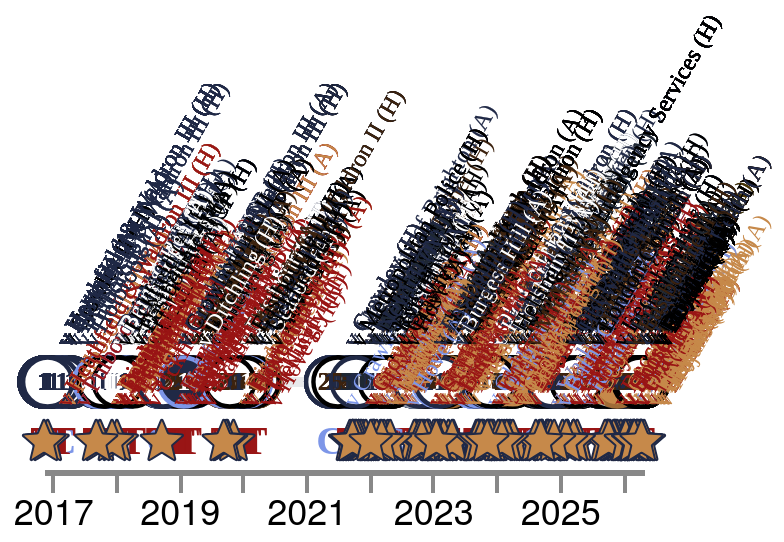

Here is the Vega-Lite specification saved for this chart:
### Vega-Lite specification from a JSON file in a GitHub repository (floating-point values rounded to 4 significant figures; data arrays with more than 128 entries replaced by an {"elided": "..."} marker saying what was removed)
{"config": {"axis": {"labelFont": "PT Sans Narrow, Helvetica Neue, Helvetica, Arial, sans-serif", "titleFont": "PT Sans Narrow, Helvetica Neue, Helvetica, Arial, sans-serif", "labelFontSize": 13, "titleFontSize": 24, "gridColor": "#202947", "gridOpacity": 0.2, "zindex": 1}, "text": {"font": "Lato, sans-serif"}, "bar": {"cornerRadiusEnd": 5}, "header": {"labelFont": "PT Sans Narrow, Helvetica Neue, Helvetica, Arial, sans-serif", "titleFont": "PT Sans Narrow, Helvetica Neue, Helvetica, Arial, sans-serif", "labelFontSize": 24, "titleFontSize": 28, "labelFontWeight": "bold", "orient": "left"}, "legend": {"labelFont": "PT Sans Narrow, Helvetica Neue, Helvetica, Arial, sans-serif", "titleFont": "PT Sans Narrow, Helvetica Neue, Helvetica, Arial, sans-serif", "labelFontSize": 14, "titleFontSize": 16, "titlePadding": 5, "fillColor": "white", "strokeColor": "black", "padding": 10, "titleFontWeight": "lighter", "titleFontStyle": "italic", "titleColor": "gray", "offset": 10}, "title": {"font": "PT Sans Narrow, Helvetica Neue, Helvetica, Arial, sans-serif", "fontSize": 48, "fontWeight": "bold", "anchor": "start", "align": "center", "titlePadding": 20, "subtitlePadding": 10, "subtitleFontSize": 13, "subtitleColor": "", "subtitleFontStyle": "italic", "offset": 15, "color": "black"}, "axisX": {"labelAngle": 0}, "facet": {"title": null, "header": null, "align": {"row": "each", "column": "each"}, "spacing": 10}, "resolve": {"scale": {"y": "independent", "facet": "independent"}}, "background": "transparent", "scale": {"offsetBandPaddingOuter": 0.2, "offsetBandPaddingInner": 0.1}, "view": {"stroke": null, "background": "transparent"}}, "layer": [{"mark": {"type": "line", "color": "#202946", "opacity": 0.1, "strokeWidth": 5}, "encoding": {"tooltip": [{"field": "player", "title": "Player", "type": "nominal"}, {"field": "event_label", "title": "Milestone", "type": "nominal"}, {"field": "event_date_label", "title": "Date", "type": "nominal"}, {"field": "detail", "title": "Match", "type": "nominal"}, {"field": "result_label", "title": "Result", "type": "nominal"}, {"field": "squad_label", "title": "Squad", "type": "nominal"}], "x": {"axis": {"domainWidth": 3, "format": "%Y", "grid": false, "labelAngle": 0, "labelFlush": false, "labelFontSize": 18, "tickCount": "year", "tickSize": 10, "tickWidth": 2, "title": null}, "field": "date", "type": "temporal"}, "y": {"axis": null, "field": "row_type", "type": "nominal"}}, "transform": [{"filter": "(datum.row_type === 'appearance')"}]}, {"mark": {"type": "point", "filled": true, "opacity": 1, "shape": "circle", "size": 600, "strokeWidth": 2.2}, "encoding": {"color": {"field": "symbol_fill", "legend": null, "scale": null, "type": "nominal"}, "stroke": {"field": "symbol_stroke", "legend": null, "scale": null, "type": "nominal"}, "tooltip": [{"field": "player", "title": "Player", "type": "nominal"}, {"field": "event_label", "title": "Milestone", "type": "nominal"}, {"field": "event_date_label", "title": "Date", "type": "nominal"}, {"field": "detail", "title": "Match", "type": "nominal"}, {"field": "result_label", "title": "Result", "type": "nominal"}, {"field": "squad_label", "title": "Squad", "type": "nominal"}], "x": {"axis": {"domainWidth": 3, "format": "%Y", "grid": false, "labelAngle": 0, "labelFlush": false, "labelFontSize": 18, "tickCount": "year", "tickSize": 10, "tickWidth": 2, "title": null}, "field": "date", "type": "temporal"}, "y": {"axis": null, "field": "row_type", "type": "nominal"}}, "transform": [{"filter": "(datum.row_type === 'appearance')"}]}, {"mark": {"type": "text", "align": "center", "baseline": "middle", "font": "PT Sans Narrow", "fontSize": 13, "fontWeight": "bold"}, "encoding": {"color": {"field": "symbol_text_color", "legend": null, "scale": null, "type": "nominal"}, "text": {"field": "symbol_text", "type": "nominal"}, "tooltip": [{"field": "player", "title": "Player", "type": "nominal"}, {"field": "event_label", "title": "Milestone", "type": "nominal"}, {"field": "event_date_label", "title": "Date", "type": "nominal"}, {"field": "detail", "title": "Match", "type": "nominal"}, {"field": "result_label", "title": "Result", "type": "nominal"}, {"field": "squad_label", "title": "Squad", "type": "nominal"}], "x": {"axis": {"domainWidth": 3, "format": "%Y", "grid": false, "labelAngle": 0, "labelFlush": false, "labelFontSize": 18, "tickCount": "year", "tickSize": 10, "tickWidth": 2, "title": null}, "field": "date", "type": "temporal"}, "y": {"axis": null, "field": "row_type", "type": "nominal"}}, "transform": [{"filter": "((datum.row_type === 'appearance') && (datum.symbol_text !== ''))"}]}, {"mark": {"type": "text", "align": "center", "baseline": "middle", "font": "PT Sans Narrow", "fontSize": 20, "fontWeight": "bold"}, "encoding": {"color": {"field": "symbol_text_color", "legend": null, "scale": null, "type": "nominal"}, "text": {"field": "symbol_text", "type": "nominal"}, "tooltip": [{"field": "player", "title": "Player", "type": "nominal"}, {"field": "event_label", "title": "Milestone", "type": "nominal"}, {"field": "event_date_label", "title": "Date", "type": "nominal"}, {"field": "detail", "title": "Match", "type": "nominal"}, {"field": "result_label", "title": "Result", "type": "nominal"}, {"field": "squad_label", "title": "Squad", "type": "nominal"}], "x": {"axis": {"domainWidth": 3, "format": "%Y", "grid": false, "labelAngle": 0, "labelFlush": false, "labelFontSize": 18, "tickCount": "year", "tickSize": 10, "tickWidth": 2, "title": null}, "field": "date", "type": "temporal"}, "y": {"axis": null, "field": "row_type", "type": "nominal"}}, "transform": [{"filter": "((datum.row_type === 'event') && (datum.event_key !== 'motm'))"}]}, {"mark": {"type": "point", "opacity": 1, "size": 10, "strokeWidth": 1}, "encoding": {"fill": {"field": "symbol_fill", "legend": null, "scale": null, "type": "nominal"}, "shape": {"field": "symbol_shape", "legend": null, "scale": null, "type": "nominal"}, "stroke": {"field": "symbol_stroke", "legend": null, "scale": null, "type": "nominal"}, "tooltip": [{"field": "player", "title": "Player", "type": "nominal"}, {"field": "event_label", "title": "Milestone", "type": "nominal"}, {"field": "event_date_label", "title": "Date", "type": "nominal"}, {"field": "detail", "title": "Match", "type": "nominal"}, {"field": "result_label", "title": "Result", "type": "nominal"}, {"field": "squad_label", "title": "Squad", "type": "nominal"}], "x": {"axis": {"domainWidth": 3, "format": "%Y", "grid": false, "labelAngle": 0, "labelFlush": false, "labelFontSize": 18, "tickCount": "year", "tickSize": 10, "tickWidth": 2, "title": null}, "field": "date", "type": "temporal"}, "y": {"axis": null, "field": "row_type", "type": "nominal"}}, "transform": [{"filter": "(datum.event_key === 'motm')"}]}, {"mark": {"type": "text", "align": "left", "angle": 300, "baseline": "bottom", "color": "#4a5568", "font": "PT Sans Narrow", "fontSize": 12, "xOffset": 15, "yOffset": -15}, "encoding": {"color": {"field": "symbol_text_color", "legend": null, "scale": null, "type": "nominal"}, "text": {"field": "detail", "type": "nominal"}, "tooltip": [{"field": "player", "title": "Player", "type": "nominal"}, {"field": "event_label", "title": "Milestone", "type": "nominal"}, {"field": "event_date_label", "title": "Date", "type": "nominal"}, {"field": "detail", "title": "Match", "type": "nominal"}, {"field": "result_label", "title": "Result", "type": "nominal"}, {"field": "squad_label", "title": "Squad", "type": "nominal"}], "x": {"axis": {"domainWidth": 3, "format": "%Y", "grid": false, "labelAngle": 0, "labelFlush": false, "labelFontSize": 18, "tickCount": "year", "tickSize": 10, "tickWidth": 2, "title": null}, "field": "date", "type": "temporal"}, "y": {"axis": null, "field": "row_type", "type": "nominal"}}}], "data": {"name": "data-0d16cd4c414bd2c4cba1a81fe44c5d3c"}, "height": 60, "resolve": {"scale": {"shape": "independent", "x": "shared", "y": "shared"}}, "width": "container", "$schema": "https://vega.github.io/schema/vega-lite/v5.20.1.json", "datasets": {"data-0d16cd4c414bd2c4cba1a81fe44c5d3c": {"elided": "1350 records"}}}
